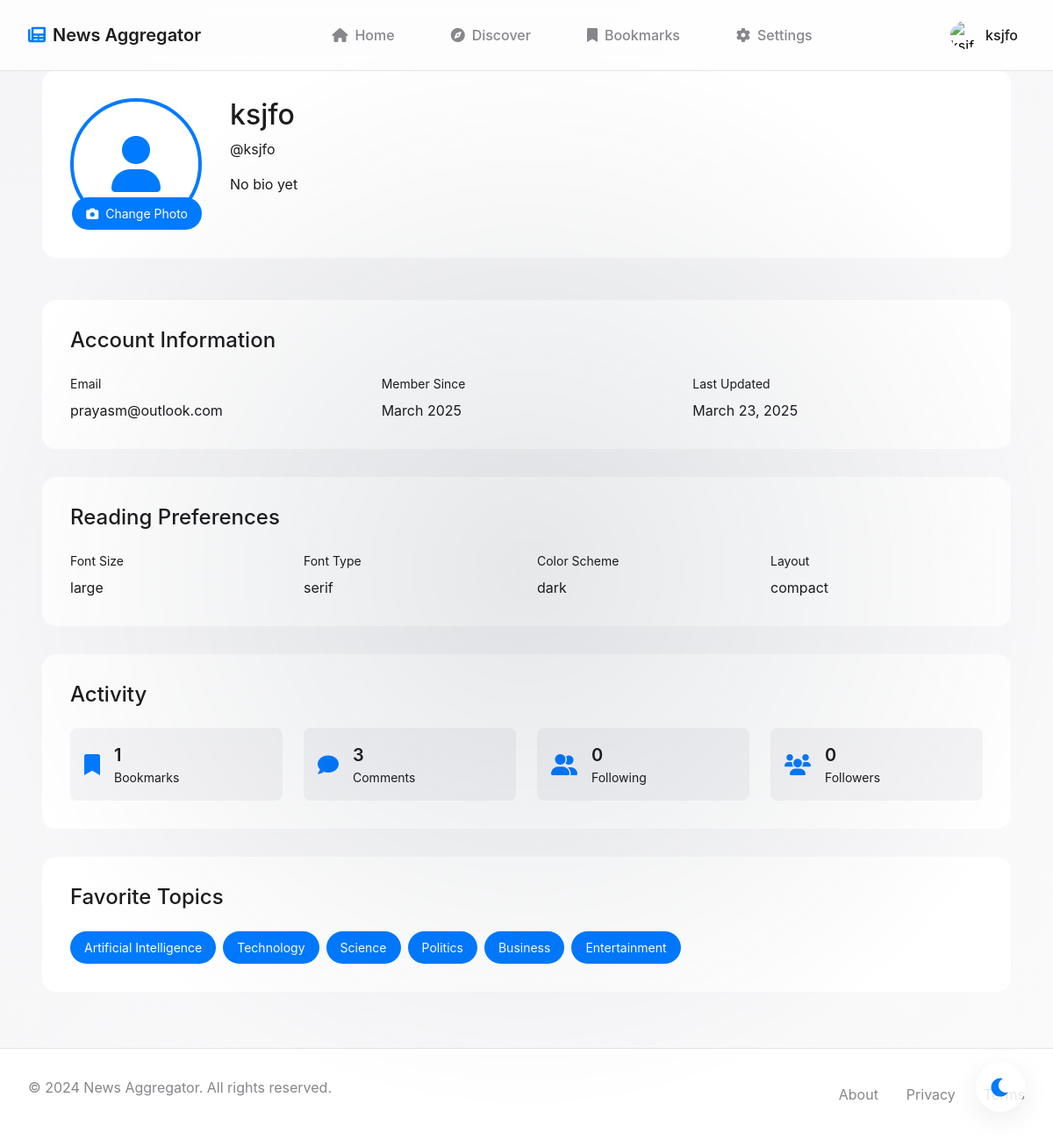
The app's page /profile (signed in) with its own data.
### models.py (models this page shows, shortened)
class User(UserMixin, db.Model):
    __tablename__ = 'user'
    id = db.Column(db.Integer, primary_key=True)
    username = db.Column(db.String(80), unique=True, nullable=False)
    email = db.Column(db.String(120), unique=True, nullable=False)
    full_name = db.Column(db.String(120), nullable=True)
    password_hash = db.Column(db.String(128), nullable=False)
    topics = db.Column(db.String(500), nullable=True)
    is_kids_mode = db.Column(db.Boolean, default=False, nullable=False)
    avatar_url = db.Column(db.String(200), nullable=True)
    created_at = db.Column(db.DateTime, default=datetime.utcnow, nullable=False)
    updated_at = db.Column(db.DateTime, default=datetime.utcnow, onupdate=datetime.utcnow, nullable=False)
    font_size = db.Column(db.String(20), default='medium', nullable=False)
    font_type = db.Column(db.String(50), default='system', nullable=False)
    color_scheme = db.Column(db.String(50), default='default', nullable=False)
    layout_preference = db.Column(db.String(50), default='grid', nullable=False)
    focus_mode = db.Column(db.Boolean, default=False, nullable=False)
    bookmarks = db.relationship('Bookmark', backref='user', lazy=True)
    comments = db.relationship('Comment', backref='user', lazy=True)
    following = db.relationship('UserFollowing', foreign_keys='UserFollowing.follower_id', backref='follower', lazy=True)
    followers = db.relationship('UserFollowing', foreign_keys='UserFollowing.followed_id', backref='followed', lazy=True)
    favorite_sources = db.relationship('FavoriteSource', backref='user', lazy=True)
    def get_topics(self):
        return self.topics.split(',') if self.topics else []

### app.py (the view)
@app.route('/profile')
@login_required
def profile():
    return render_template('profile.html')

### app.py (called while the page is built)
@login_manager.user_loader
def load_user(user_id):
    return User.query.get(int(user_id))

### templates/profile.html (shortened to what this page needs)
{% extends "base.html" %}
{% block content %}
<div class="profile-container">
    <div class="profile-header">
        <div class="profile-avatar">
            {% if current_user.avatar_url %}
                <img src="{{ current_user.avatar_url }}" alt="Profile Avatar" class="avatar-image">
            {% else %}
                <div class="avatar-placeholder">
                    <i class="fas fa-user"></i>
                </div>
            {% endif %}
            <button class="avatar-upload-btn" onclick="document.getElementById('avatar-upload').click()">
                <i class="fas fa-camera"></i> Change Photo
            </button>
        </div>
        <div class="profile-info">
            <h1>{{ current_user.full_name or current_user.username }}</h1>
            <p class="username">@{{ current_user.username }}</p>
            <p class="bio">{{ current_user.bio or 'No bio yet' }}</p>
        </div>
    </div>
    <div class="profile-content">
        <section class="profile-section">
            <h2>Account Information</h2>
            <div class="info-grid">
                <div class="info-item">
                    <label>Email</label>
                    <p>{{ current_user.email }}</p>
                </div>
                <div class="info-item">
                    <label>Member Since</label>
                    <p>{{ current_user.created_at.strftime('%B %Y') }}</p>
                </div>
                <div class="info-item">
                    <label>Last Updated</label>
                    <p>{{ current_user.updated_at.strftime('%B %d, %Y') }}</p>
                </div>
            </div>
        </section>
        <section class="profile-section">
            <h2>Reading Preferences</h2>
            <div class="preferences-grid">
                <div class="preference-item">
                    <label>Font Size</label>
                    <p>{{ current_user.font_size or 'Default' }}</p>
                </div>
                <div class="preference-item">
                    <label>Font Type</label>
                    <p>{{ current_user.font_type or 'Default' }}</p>
                </div>
                <div class="preference-item">
                    <label>Color Scheme</label>
                    <p>{{ current_user.color_scheme or 'Default' }}</p>
                </div>
                <div class="preference-item">
                    <label>Layout</label>
                    <p>{{ current_user.layout_preference or 'Default' }}</p>
                </div>
            </div>
        </section>
        <section class="profile-section">
            <h2>Activity</h2>
            <div class="activity-stats">
                <div class="stat-item">
                    <i class="fas fa-bookmark"></i>
                    <div class="stat-info">
                        <span class="stat-value">{{ current_user.bookmarks|length }}</span>
                        <span class="stat-label">Bookmarks</span>
                    </div>
                </div>
                <div class="stat-item">
                    <i class="fas fa-comment"></i>
                    <div class="stat-info">
                        <span class="stat-value">{{ current_user.comments|length }}</span>
                        <span class="stat-label">Comments</span>
                    </div>
                </div>
                <div class="stat-item">
                    <i class="fas fa-user-friends"></i>
                    <div class="stat-info">
                        <span class="stat-value">{{ current_user.following|length }}</span>
                        <span class="stat-label">Following</span>
                    </div>
                </div>
                <div class="stat-item">
                    <i class="fas fa-users"></i>
                    <div class="stat-info">
                        <span class="stat-value">{{ current_user.followers|length }}</span>
                        <span class="stat-label">Followers</span>
                    </div>
                </div>
            </div>
        </section>
        <section class="profile-section">
            <h2>Favorite Topics</h2>
            <div class="topics-grid">
                {% for topic in current_user.get_topics() %}
                    <span class="topic-tag">{{ topic }}</span>
                {% else %}
                    <p class="no-topics">No topics selected yet</p>
                {% endfor %}
            </div>
        </section>
    </div>
</div>
{% endblock %}

### templates/base.html (shortened to what this page needs)
<!DOCTYPE html>
<html lang="en">
<head>
    <link href="https://cdn.jsdelivr.net/npm/bootstrap@5.1.3/dist/css/bootstrap.min.css" rel="stylesheet">
    <link rel="stylesheet" href="https://cdnjs.cloudflare.com/ajax/libs/font-awesome/6.0.0/css/all.min.css">
    <link rel="stylesheet" href="{{ url_for('static', filename='css/style.css') }}">
    <link rel="stylesheet" href="{{ url_for('static', filename='css/discover.css') }}">
</head>
<body>
    <nav class="main-nav">
        <div class="nav-container">
            <a href="{{ url_for('index') }}" class="nav-logo">
                <i class="fas fa-newspaper"></i>
                <span>News Aggregator</span>
            </a>
            <div class="nav-links">
                <a href="{{ url_for('index') }}" class="nav-link {% if request.endpoint == 'index' %}active{% endif %}">
                    <i class="fas fa-home"></i>
                    <span>Home</span>
                </a>
                <a href="{{ url_for('discover') }}" class="nav-link {% if request.endpoint == 'discover' %}active{% endif %}">
                    <i class="fas fa-compass"></i>
                    <span>Discover</span>
                </a>
                <a href="{{ url_for('bookmarks') }}" class="nav-link {% if request.endpoint == 'bookmarks' %}active{% endif %}">
                    <i class="fas fa-bookmark"></i>
                    <span>Bookmarks</span>
                </a>
                <a href="{{ url_for('settings') }}" class="nav-link {% if request.endpoint == 'settings' %}active{% endif %}">
                    <i class="fas fa-cog"></i>
                    <span>Settings</span>
                </a>
            </div>
            <div class="nav-user">
                {% if current_user.is_authenticated %}
                <div class="user-menu">
                    <button class="user-menu-btn">
                        <img src="{{ current_user.avatar_url or url_for('static', filename='images/default-avatar.png') }}"
                             alt="{{ current_user.username }}"
                             class="user-avatar">
                        <span class="user-name">{{ current_user.username }}</span>
                    </button>
                </div>
                {% else %}
                <a href="{{ url_for('login') }}" class="login-btn">
                    <i class="fas fa-sign-in-alt"></i>
                    <span>Login</span>
                </a>
                {% endif %}
            </div>
        </div>
    </nav>
    <main class="main-content">
        {% block content %}{% endblock %}
    </main>
    <footer class="main-footer">
        <div class="footer-container">
            <div class="footer-content">
                <p>&copy; 2024 News Aggregator. All rights reserved.</p>
                <div class="footer-links">
                    <a href="{{ url_for('about') }}">About</a>
                    <a href="{{ url_for('privacy') }}">Privacy</a>
                    <a href="{{ url_for('terms') }}">Terms</a>
                </div>
            </div>
        </div>
    </footer>
    <button class="theme-toggle" id="themeToggle" aria-label="Toggle theme">
        <i class="fas fa-moon"></i>
    </button>
</body>
</html>

### records on screen
User: username "ksjfo", full_name+username "ksjfo", email "prayasm@outlook.com", created_at "March 2025", updated_at "March 23, 2025", font_size "large", font_type "serif", color_scheme "dark", layout_preference "compact"

### other values on screen
{{ current_user.bio or 'No bio yet' }} "No bio yet"
{{ current_user.bookmarks|length }} "1"
{{ current_user.comments|length }} "3"
{{ current_user.following|length }} "0"
{{ current_user.followers|length }} "0"
{{ topic }} "Artificial Intelligence" "Technology" "Science" "Politics" "Business" "Entertainment"
